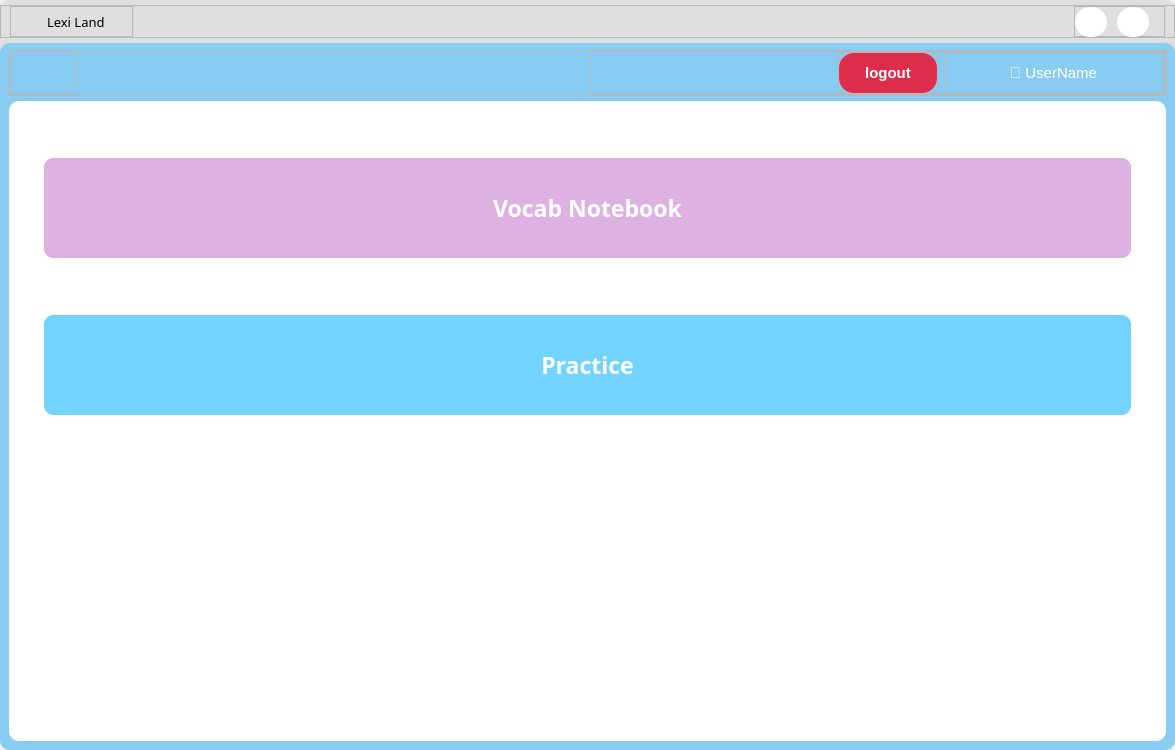
<?xml version="1.0" encoding="UTF-8"?>
<ui version="4.0">
 <class>MainWindow</class>
 <widget class="QMainWindow" name="MainWindow">
  <property name="geometry">
   <rect>
    <x>0</x>
    <y>0</y>
    <width>1175</width>
    <height>750</height>
   </rect>
  </property>
  <property name="windowTitle">
   <string>MainWindow</string>
  </property>
  <widget class="QWidget" name="centralwidget">
   <layout class="QHBoxLayout" name="horizontalLayout">
    <property name="leftMargin">
     <number>0</number>
    </property>
    <property name="topMargin">
     <number>0</number>
    </property>
    <property name="rightMargin">
     <number>0</number>
    </property>
    <property name="bottomMargin">
     <number>0</number>
    </property>
    <item>
     <widget class="QFrame" name="MainFrame">
      <property name="minimumSize">
       <size>
        <width>1125</width>
        <height>700</height>
       </size>
      </property>
      <property name="maximumSize">
       <size>
        <width>16777215</width>
        <height>16777215</height>
       </size>
      </property>
      <property name="styleSheet">
       <string notr="true">#MainFrame{
background-color: rgb(223, 223, 223);
border-radius:10px;
}</string>
      </property>
      <property name="frameShape">
       <enum>QFrame::StyledPanel</enum>
      </property>
      <property name="frameShadow">
       <enum>QFrame::Raised</enum>
      </property>
      <layout class="QVBoxLayout" name="verticalLayout">
       <property name="spacing">
        <number>5</number>
       </property>
       <property name="leftMargin">
        <number>0</number>
       </property>
       <property name="topMargin">
        <number>5</number>
       </property>
       <property name="rightMargin">
        <number>0</number>
       </property>
       <property name="bottomMargin">
        <number>0</number>
       </property>
       <item>
        <widget class="QFrame" name="frame_14">
         <property name="font">
          <font>
           <stylestrategy>PreferDefault</stylestrategy>
          </font>
         </property>
         <property name="contextMenuPolicy">
          <enum>Qt::DefaultContextMenu</enum>
         </property>
         <property name="acceptDrops">
          <bool>false</bool>
         </property>
         <property name="frameShape">
          <enum>QFrame::StyledPanel</enum>
         </property>
         <property name="frameShadow">
          <enum>QFrame::Raised</enum>
         </property>
         <layout class="QHBoxLayout" name="horizontalLayout_11">
          <property name="topMargin">
           <number>0</number>
          </property>
          <property name="bottomMargin">
           <number>0</number>
          </property>
          <item>
           <widget class="QFrame" name="frame_15">
            <property name="maximumSize">
             <size>
              <width>123</width>
              <height>50</height>
             </size>
            </property>
            <property name="frameShape">
             <enum>QFrame::StyledPanel</enum>
            </property>
            <property name="frameShadow">
             <enum>QFrame::Raised</enum>
            </property>
            <layout class="QHBoxLayout" name="horizontalLayout_12">
             <property name="leftMargin">
              <number>0</number>
             </property>
             <property name="topMargin">
              <number>0</number>
             </property>
             <property name="rightMargin">
              <number>0</number>
             </property>
             <property name="bottomMargin">
              <number>0</number>
             </property>
             <item>
              <widget class="QPushButton" name="pushButton_4">
               <property name="maximumSize">
                <size>
                 <width>30</width>
                 <height>30</height>
                </size>
               </property>
               <property name="focusPolicy">
                <enum>Qt::NoFocus</enum>
               </property>
               <property name="styleSheet">
                <string notr="true">border-radius: 10px</string>
               </property>
               <property name="text">
                <string/>
               </property>
               <property name="icon">
                <iconset>
                 <normaloff>../icons/lexiland_logo1.png</normaloff>../icons/lexiland_logo1.png</iconset>
               </property>
               <property name="iconSize">
                <size>
                 <width>34</width>
                 <height>34</height>
                </size>
               </property>
               <property name="shortcut">
                <string notr="true"/>
               </property>
               <property name="autoRepeat">
                <bool>true</bool>
               </property>
               <property name="autoExclusive">
                <bool>true</bool>
               </property>
               <property name="autoRepeatDelay">
                <number>300</number>
               </property>
               <property name="autoDefault">
                <bool>true</bool>
               </property>
              </widget>
             </item>
             <item>
              <widget class="QLabel" name="label_3">
               <property name="font">
                <font>
                 <family>Luckiest Guy</family>
                 <pointsize>10</pointsize>
                 <weight>50</weight>
                 <italic>false</italic>
                 <bold>false</bold>
                </font>
               </property>
               <property name="styleSheet">
                <string notr="true">color: rgb(0, 0, 0);
font: 10pt &quot;Luckiest Guy&quot;;</string>
               </property>
               <property name="text">
                <string>Lexi Land</string>
               </property>
              </widget>
             </item>
            </layout>
           </widget>
          </item>
          <item alignment="Qt::AlignRight">
           <widget class="QFrame" name="frame_4">
            <property name="minimumSize">
             <size>
              <width>0</width>
              <height>0</height>
             </size>
            </property>
            <property name="maximumSize">
             <size>
              <width>16777215</width>
              <height>31</height>
             </size>
            </property>
            <property name="frameShape">
             <enum>QFrame::StyledPanel</enum>
            </property>
            <property name="frameShadow">
             <enum>QFrame::Raised</enum>
            </property>
            <layout class="QHBoxLayout" name="horizontalLayout_28">
             <property name="spacing">
              <number>10</number>
             </property>
             <property name="leftMargin">
              <number>0</number>
             </property>
             <property name="topMargin">
              <number>0</number>
             </property>
             <property name="rightMargin">
              <number>15</number>
             </property>
             <property name="bottomMargin">
              <number>0</number>
             </property>
             <item>
              <widget class="QPushButton" name="hideBtn">
               <property name="minimumSize">
                <size>
                 <width>30</width>
                 <height>30</height>
                </size>
               </property>
               <property name="cursor">
                <cursorShape>PointingHandCursor</cursorShape>
               </property>
               <property name="styleSheet">
                <string notr="true">QPushButton{
	background-color: rgb(255, 255, 255);
	border-radius:15px;
	padding:0px;
}

QPushButton::hover{
	
	background-color: rgb(191, 191, 191);
	
}</string>
               </property>
               <property name="text">
                <string/>
               </property>
               <property name="icon">
                <iconset>
                 <normaloff>../icons/minus.svg</normaloff>../icons/minus.svg</iconset>
               </property>
               <property name="iconSize">
                <size>
                 <width>20</width>
                 <height>20</height>
                </size>
               </property>
              </widget>
             </item>
             <item>
              <widget class="QPushButton" name="closeBtn">
               <property name="minimumSize">
                <size>
                 <width>30</width>
                 <height>30</height>
                </size>
               </property>
               <property name="cursor">
                <cursorShape>PointingHandCursor</cursorShape>
               </property>
               <property name="styleSheet">
                <string notr="true">QPushButton{
	background-color: rgb(255, 255, 255);
	border-radius:15px;
	padding:0px;
}

QPushButton::hover{
	background-color: rgb(255, 61, 64);
}</string>
               </property>
               <property name="text">
                <string/>
               </property>
               <property name="icon">
                <iconset>
                 <normaloff>../icons/x.svg</normaloff>../icons/x.svg</iconset>
               </property>
               <property name="iconSize">
                <size>
                 <width>20</width>
                 <height>20</height>
                </size>
               </property>
              </widget>
             </item>
            </layout>
           </widget>
          </item>
         </layout>
        </widget>
       </item>
       <item>
        <widget class="QFrame" name="mainSet">
         <property name="styleSheet">
          <string notr="true">#mainSet{
background-color: #88ccf1;
border-radius:10px;
}</string>
         </property>
         <property name="frameShape">
          <enum>QFrame::StyledPanel</enum>
         </property>
         <property name="frameShadow">
          <enum>QFrame::Raised</enum>
         </property>
         <layout class="QVBoxLayout" name="verticalLayout_3">
          <property name="spacing">
           <number>5</number>
          </property>
          <property name="topMargin">
           <number>7</number>
          </property>
          <item>
           <widget class="QFrame" name="frame_2">
            <property name="frameShape">
             <enum>QFrame::StyledPanel</enum>
            </property>
            <property name="frameShadow">
             <enum>QFrame::Raised</enum>
            </property>
            <layout class="QHBoxLayout" name="horizontalLayout_2">
             <property name="leftMargin">
              <number>0</number>
             </property>
             <property name="topMargin">
              <number>0</number>
             </property>
             <property name="rightMargin">
              <number>0</number>
             </property>
             <property name="bottomMargin">
              <number>0</number>
             </property>
             <item alignment="Qt::AlignLeft">
              <widget class="QFrame" name="frame_5">
               <property name="sizePolicy">
                <sizepolicy hsizetype="Expanding" vsizetype="Preferred">
                 <horstretch>0</horstretch>
                 <verstretch>0</verstretch>
                </sizepolicy>
               </property>
               <property name="minimumSize">
                <size>
                 <width>65</width>
                 <height>0</height>
                </size>
               </property>
               <property name="styleSheet">
                <string notr="true"/>
               </property>
               <property name="frameShape">
                <enum>QFrame::StyledPanel</enum>
               </property>
               <property name="frameShadow">
                <enum>QFrame::Raised</enum>
               </property>
               <layout class="QHBoxLayout" name="horizontalLayout_29">
                <property name="leftMargin">
                 <number>0</number>
                </property>
                <property name="topMargin">
                 <number>0</number>
                </property>
                <property name="rightMargin">
                 <number>0</number>
                </property>
                <property name="bottomMargin">
                 <number>0</number>
                </property>
                <item>
                 <widget class="QPushButton" name="go_back">
                  <property name="minimumSize">
                   <size>
                    <width>30</width>
                    <height>30</height>
                   </size>
                  </property>
                  <property name="styleSheet">
                   <string notr="true">#go_back{
	border-radius: 15px;
	/* background-color: rgb(229, 229, 229); */
}

#go_back:hover{
	background-color: rgb(197, 197, 197);
}</string>
                  </property>
                  <property name="text">
                   <string/>
                  </property>
                  <property name="icon">
                   <iconset>
                    <normaloff>../icons/arrow-left.svg</normaloff>../icons/arrow-left.svg</iconset>
                  </property>
                  <property name="shortcut">
                   <string/>
                  </property>
                 </widget>
                </item>
               </layout>
              </widget>
             </item>
             <item>
              <widget class="QFrame" name="frame_9">
               <property name="frameShape">
                <enum>QFrame::StyledPanel</enum>
               </property>
               <property name="frameShadow">
                <enum>QFrame::Raised</enum>
               </property>
               <layout class="QHBoxLayout" name="horizontalLayout_3">
                <property name="leftMargin">
                 <number>0</number>
                </property>
                <property name="topMargin">
                 <number>0</number>
                </property>
                <property name="rightMargin">
                 <number>0</number>
                </property>
                <property name="bottomMargin">
                 <number>0</number>
                </property>
                <item alignment="Qt::AlignRight">
                 <widget class="QFrame" name="frame_6">
                  <property name="minimumSize">
                   <size>
                    <width>100</width>
                    <height>0</height>
                   </size>
                  </property>
                  <property name="frameShape">
                   <enum>QFrame::StyledPanel</enum>
                  </property>
                  <property name="frameShadow">
                   <enum>QFrame::Raised</enum>
                  </property>
                  <layout class="QVBoxLayout" name="verticalLayout_6">
                   <property name="leftMargin">
                    <number>0</number>
                   </property>
                   <property name="topMargin">
                    <number>0</number>
                   </property>
                   <property name="rightMargin">
                    <number>0</number>
                   </property>
                   <property name="bottomMargin">
                    <number>0</number>
                   </property>
                   <item>
                    <widget class="QPushButton" name="logout">
                     <property name="minimumSize">
                      <size>
                       <width>0</width>
                       <height>40</height>
                      </size>
                     </property>
                     <property name="maximumSize">
                      <size>
                       <width>100</width>
                       <height>16777215</height>
                      </size>
                     </property>
                     <property name="font">
                      <font>
                       <pointsize>11</pointsize>
                       <weight>75</weight>
                       <bold>true</bold>
                      </font>
                     </property>
                     <property name="styleSheet">
                      <string notr="true">#logout{
background-color: #dd2d4a;
border: none;
border-radius: 15px;
color: rgb(255, 255, 255)
}

#logout:hover{
	
	background-color: rgb(161, 161, 161);
}</string>
                     </property>
                     <property name="text">
                      <string>logout</string>
                     </property>
                     <property name="autoRepeat">
                      <bool>true</bool>
                     </property>
                     <property name="autoDefault">
                      <bool>false</bool>
                     </property>
                    </widget>
                   </item>
                  </layout>
                 </widget>
                </item>
                <item>
                 <widget class="QFrame" name="frame">
                  <property name="maximumSize">
                   <size>
                    <width>220</width>
                    <height>16777215</height>
                   </size>
                  </property>
                  <property name="frameShape">
                   <enum>QFrame::StyledPanel</enum>
                  </property>
                  <property name="frameShadow">
                   <enum>QFrame::Raised</enum>
                  </property>
                  <layout class="QVBoxLayout" name="verticalLayout_4">
                   <property name="leftMargin">
                    <number>0</number>
                   </property>
                   <property name="topMargin">
                    <number>0</number>
                   </property>
                   <property name="rightMargin">
                    <number>0</number>
                   </property>
                   <property name="bottomMargin">
                    <number>0</number>
                   </property>
                   <item alignment="Qt::AlignHCenter">
                    <widget class="QLabel" name="username_label">
                     <property name="minimumSize">
                      <size>
                       <width>215</width>
                       <height>0</height>
                      </size>
                     </property>
                     <property name="font">
                      <font>
                       <pointsize>11</pointsize>
                      </font>
                     </property>
                     <property name="styleSheet">
                      <string notr="true">/*background-color: rgb(184, 184, 184); */
color: rgb(255, 255, 255);
padding:10px 5px;</string>
                     </property>
                     <property name="text">
                      <string>👤 UserName</string>
                     </property>
                     <property name="alignment">
                      <set>Qt::AlignCenter</set>
                     </property>
                     <property name="wordWrap">
                      <bool>true</bool>
                     </property>
                     <property name="margin">
                      <number>0</number>
                     </property>
                    </widget>
                   </item>
                  </layout>
                 </widget>
                </item>
               </layout>
              </widget>
             </item>
            </layout>
           </widget>
          </item>
          <item>
           <widget class="QFrame" name="frame_3">
            <property name="sizePolicy">
             <sizepolicy hsizetype="Preferred" vsizetype="Expanding">
              <horstretch>0</horstretch>
              <verstretch>0</verstretch>
             </sizepolicy>
            </property>
            <property name="styleSheet">
             <string notr="true">background-color: rgb(255, 255, 255);
border-radius:10px;</string>
            </property>
            <property name="frameShape">
             <enum>QFrame::StyledPanel</enum>
            </property>
            <property name="frameShadow">
             <enum>QFrame::Raised</enum>
            </property>
            <layout class="QVBoxLayout" name="verticalLayout_2">
             <property name="spacing">
              <number>0</number>
             </property>
             <property name="leftMargin">
              <number>35</number>
             </property>
             <property name="topMargin">
              <number>0</number>
             </property>
             <property name="rightMargin">
              <number>35</number>
             </property>
             <property name="bottomMargin">
              <number>269</number>
             </property>
             <item>
              <widget class="QFrame" name="frame_7">
               <property name="minimumSize">
                <size>
                 <width>535</width>
                 <height>100</height>
                </size>
               </property>
               <property name="maximumSize">
                <size>
                 <width>16777215</width>
                 <height>100</height>
                </size>
               </property>
               <property name="cursor">
                <cursorShape>PointingHandCursor</cursorShape>
               </property>
               <property name="styleSheet">
                <string notr="true">background-color: rgb(221, 177, 226);</string>
               </property>
               <property name="frameShape">
                <enum>QFrame::StyledPanel</enum>
               </property>
               <property name="frameShadow">
                <enum>QFrame::Raised</enum>
               </property>
               <layout class="QVBoxLayout" name="verticalLayout_5">
                <property name="leftMargin">
                 <number>0</number>
                </property>
                <property name="topMargin">
                 <number>0</number>
                </property>
                <property name="rightMargin">
                 <number>0</number>
                </property>
                <property name="bottomMargin">
                 <number>0</number>
                </property>
                <item>
                 <widget class="QPushButton" name="vocab">
                  <property name="minimumSize">
                   <size>
                    <width>0</width>
                    <height>100</height>
                   </size>
                  </property>
                  <property name="font">
                   <font>
                    <family>Montserrat ExtraBold</family>
                    <pointsize>17</pointsize>
                    <weight>75</weight>
                    <bold>true</bold>
                   </font>
                  </property>
                  <property name="cursor">
                   <cursorShape>PointingHandCursor</cursorShape>
                  </property>
                  <property name="styleSheet">
                   <string notr="true">#vocab{
	color: rgb(255, 255, 255);
}</string>
                  </property>
                  <property name="text">
                   <string>Vocab Notebook</string>
                  </property>
                  <property name="icon">
                   <iconset resource="../../resource/resource.qrc">
                    <normaloff>:/icon/UI/icons/book-2-64.ico</normaloff>:/icon/UI/icons/book-2-64.ico</iconset>
                  </property>
                  <property name="iconSize">
                   <size>
                    <width>35</width>
                    <height>35</height>
                   </size>
                  </property>
                 </widget>
                </item>
               </layout>
              </widget>
             </item>
             <item>
              <widget class="QFrame" name="frame_8">
               <property name="minimumSize">
                <size>
                 <width>535</width>
                 <height>100</height>
                </size>
               </property>
               <property name="maximumSize">
                <size>
                 <width>16777215</width>
                 <height>100</height>
                </size>
               </property>
               <property name="cursor">
                <cursorShape>PointingHandCursor</cursorShape>
               </property>
               <property name="styleSheet">
                <string notr="true">background-color: rgb(114, 211, 255);</string>
               </property>
               <property name="frameShape">
                <enum>QFrame::StyledPanel</enum>
               </property>
               <property name="frameShadow">
                <enum>QFrame::Raised</enum>
               </property>
               <layout class="QHBoxLayout" name="horizontalLayout_5">
                <property name="leftMargin">
                 <number>0</number>
                </property>
                <property name="topMargin">
                 <number>0</number>
                </property>
                <property name="rightMargin">
                 <number>0</number>
                </property>
                <property name="bottomMargin">
                 <number>0</number>
                </property>
                <item>
                 <widget class="QPushButton" name="practice">
                  <property name="minimumSize">
                   <size>
                    <width>0</width>
                    <height>100</height>
                   </size>
                  </property>
                  <property name="font">
                   <font>
                    <family>Montserrat ExtraBold</family>
                    <pointsize>17</pointsize>
                    <weight>75</weight>
                    <bold>true</bold>
                   </font>
                  </property>
                  <property name="cursor">
                   <cursorShape>PointingHandCursor</cursorShape>
                  </property>
                  <property name="styleSheet">
                   <string notr="true">#practice{
	color: rgb(255, 255, 255);
}</string>
                  </property>
                  <property name="text">
                   <string>Practice</string>
                  </property>
                  <property name="icon">
                   <iconset resource="../../resource/resource.qrc">
                    <normaloff>:/icon/UI/icons/edit-2-64.ico</normaloff>:/icon/UI/icons/edit-2-64.ico</iconset>
                  </property>
                  <property name="iconSize">
                   <size>
                    <width>35</width>
                    <height>35</height>
                   </size>
                  </property>
                 </widget>
                </item>
               </layout>
              </widget>
             </item>
            </layout>
           </widget>
          </item>
         </layout>
        </widget>
       </item>
      </layout>
     </widget>
    </item>
   </layout>
  </widget>
 </widget>
 <resources>
  <include location="../../resource/resource.qrc"/>
 </resources>
 <connections/>
</ui>
